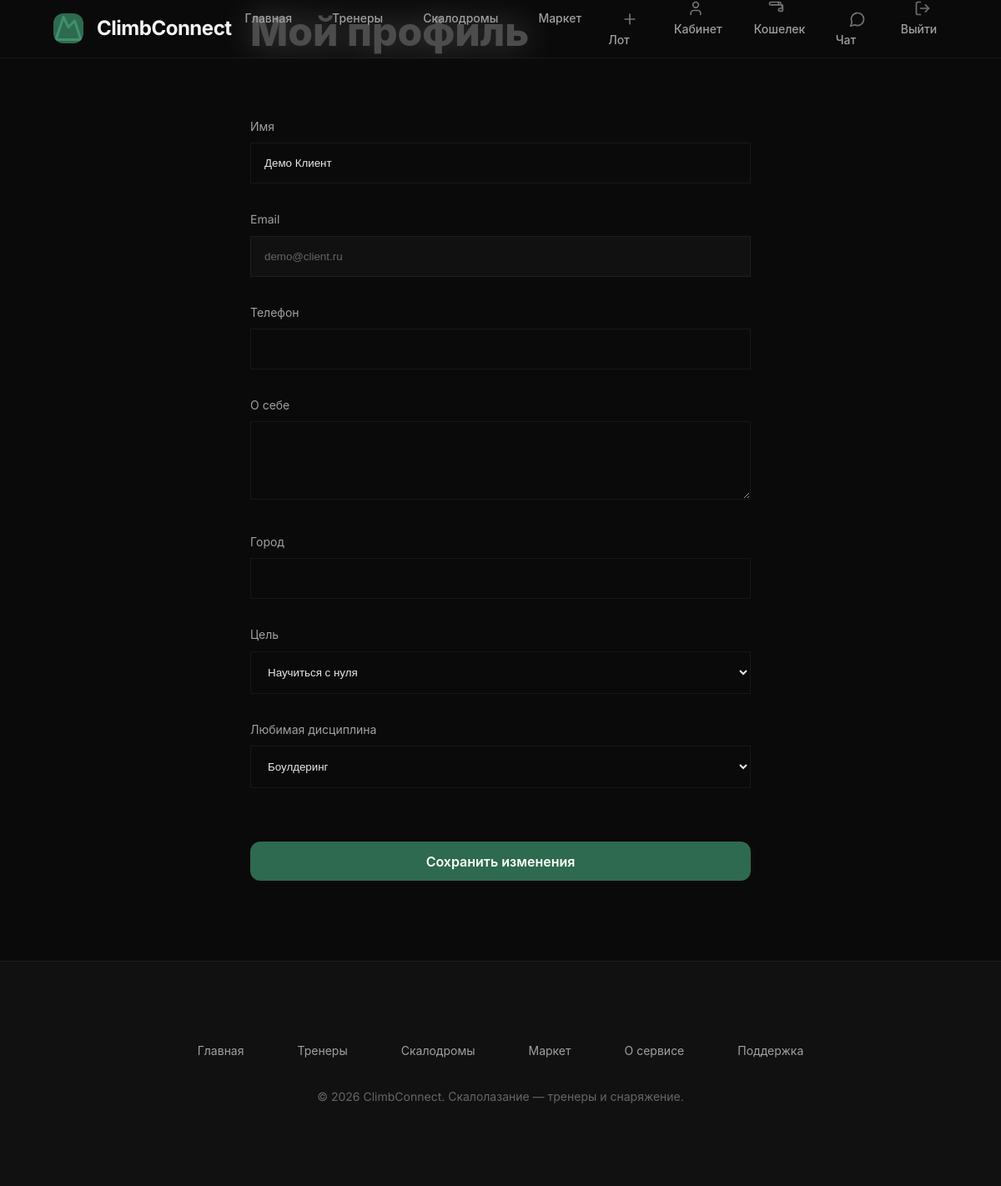
Screenshot of /profile (signed in) with the database file from the repository.
### app/database.py (models this page shows)
class User(Base):
    __tablename__ = "users"
    id = Column(Integer, primary_key=True, index=True)
    name = Column(String(100), nullable=False)
    email = Column(String(100), unique=True, nullable=False)
    phone = Column(String(20))
    password_hash = Column(String(256), nullable=False)
    role = Column(String(20), default="client")
    created_at = Column(DateTime, default=datetime.utcnow)
    fitness_goal = Column(String(50))
    experience_level = Column(String(20))
    preferred_sport = Column(String(50))
    location = Column(String(100))
    budget_min = Column(Integer, default=0)
    budget_max = Column(Integer, default=5000)
    bio = Column(Text)
    specialization = Column(String(50))
    experience_years = Column(Integer, default=0)
    certification = Column(String(200))
    hourly_rate = Column(Integer, default=0)
    rating = Column(Float, default=0.0)
    total_reviews = Column(Integer, default=0)
    total_bookings = Column(Integer, default=0)
    verification_level = Column(Integer, default=0)
    status = Column(String(20), default="active")
    wallet_balance = Column(Numeric(10, 2), default=0.00)
    wallet_bonus = Column(Numeric(10, 2), default=0.00)
    sliding_commission_rate = Column(Float, default=0.20)
    total_earnings = Column(Numeric(10, 2), default=0.00)
    trust_score = Column(Integer, default=100)
    streak_weeks = Column(Integer, default=0)
    achievements = Column(JSON, default=list)
    loyalty_points = Column(Integer, default=0)
    client_level = Column(String(20), default="beginner")
    interests_vector = Column(JSON, default=dict)
    disciplines = Column(JSON, default=list)        # ["bouldering", "lead", ...]
    work_formats = Column(JSON, default=list)       # ["gym", "outdoor", "online"]
    student_levels = Column(JSON, default=list)     # ["beginner", ...]
    gym = Column(String(150))                       # home climbing gym / wall
    personal_grade = Column(String(30))             # e.g. "7c+ / V9"
    achievements_text = Column(Text)                # comps, routes, medals
    showcase_image = Column(String(200))            # custom showcase photo path
    seller_rating = Column(Float, default=0.0)
    seller_reviews_total = Column(Integer, default=0)
    seller_sales = Column(Integer, default=0)

### app/main.py (the view)
@app.get("/profile", response_class=HTMLResponse)
async def profile_page(request: Request, db: Session = Depends(get_db)):
    user = get_current_user(request, db)
    if not user:
        return RedirectResponse("/login", status_code=302)
    return templates.TemplateResponse("profile.html", {"request": request, "user": user})

### templates/profile.html (shortened to what this page needs)
{% extends "base.html" %}
{% block content %}
<div class="container">
    <div style="max-width: 600px; margin: 0 auto;">
        <h1 style="font-size: var(--text-3xl); font-weight: 800; margin-bottom: var(--space-lg);">Мой профиль</h1>
        <div class="main-panel" style="margin-bottom: var(--space-xl);">
            <form id="profileForm" onsubmit="updateProfile(event)">
                <div style="display: grid; gap: var(--space-md);">
                    <div>
                        <label style="display: block; margin-bottom: var(--space-xs); color: var(--text-secondary); font-size: 0.875rem;">Имя</label>
                        <input type="text" name="name" value="{{ user.name }}" style="width: 100%; padding: var(--space-sm); background: var(--bg-primary); border: 1px solid var(--border); border-radius: var(--radius); color: var(--text-primary);" required>
                    </div>
                    <div>
                        <label style="display: block; margin-bottom: var(--space-xs); color: var(--text-secondary); font-size: 0.875rem;">Email</label>
                        <input type="email" value="{{ user.email }}" disabled style="width: 100%; padding: var(--space-sm); background: var(--bg-secondary); border: 1px solid var(--border); border-radius: var(--radius); color: var(--text-muted);">
                    </div>
                    <div>
                        <label style="display: block; margin-bottom: var(--space-xs); color: var(--text-secondary); font-size: 0.875rem;">Телефон</label>
                        <input type="tel" name="phone" value="{{ user.phone or '' }}" style="width: 100%; padding: var(--space-sm); background: var(--bg-primary); border: 1px solid var(--border); border-radius: var(--radius); color: var(--text-primary);">
                    </div>
                    <div>
                        <label style="display: block; margin-bottom: var(--space-xs); color: var(--text-secondary); font-size: 0.875rem;">О себе</label>
                        <textarea name="bio" rows="4" style="width: 100%; padding: var(--space-sm); background: var(--bg-primary); border: 1px solid var(--border); border-radius: var(--radius); color: var(--text-primary); resize: vertical;">{{ user.bio or '' }}</textarea>
                    </div>
                    <div>
                        <label style="display: block; margin-bottom: var(--space-xs); color: var(--text-secondary); font-size: 0.875rem;">Город</label>
                        <input type="text" name="location" value="{{ user.location or '' }}" style="width: 100%; padding: var(--space-sm); background: var(--bg-primary); border: 1px solid var(--border); border-radius: var(--radius); color: var(--text-primary);">
                    </div>
                    {% if user.role == 'client' %}
                    <div>
                        <label style="display: block; margin-bottom: var(--space-xs); color: var(--text-secondary); font-size: 0.875rem;">Цель</label>
                        <select name="fitness_goal" style="width: 100%; padding: var(--space-sm); background: var(--bg-primary); border: 1px solid var(--border); border-radius: var(--radius); color: var(--text-primary);">
                            {% for key, g in GOALS.items() %}
                            <option value="{{ key }}" {% if user.fitness_goal == key %}selected{% endif %}>{{ g }}</option>
                            {% endfor %}
                        </select>
                    </div>
                    <div>
                        <label style="display: block; margin-bottom: var(--space-xs); color: var(--text-secondary); font-size: 0.875rem;">Любимая дисциплина</label>
                        <select name="preferred_sport" style="width: 100%; padding: var(--space-sm); background: var(--bg-primary); border: 1px solid var(--border); border-radius: var(--radius); color: var(--text-primary);">
                            {% for key, d in DISCIPLINES.items() %}
                            <option value="{{ key }}" {% if user.preferred_sport == key %}selected{% endif %}>{{ d.name }}</option>
                            {% endfor %}
                        </select>
                    </div>
                    {% endif %}
                </div>
                <button type="submit" class="btn btn-primary" style="margin-top: var(--space-lg); width: 100%;">Сохранить изменения</button>
            </form>
        </div>
    </div>
</div>
{% endblock %}

### templates/base.html (style rules this page uses)
body { opacity: 0; animation: bodyFadeIn 0.4s ease 0.1s forwards; }

### rows the page displays
User: name "Демо Клиент", email "demo@client.ru", fitness_goal "Научиться с нуля", preferred_sport "Боулдеринг"
